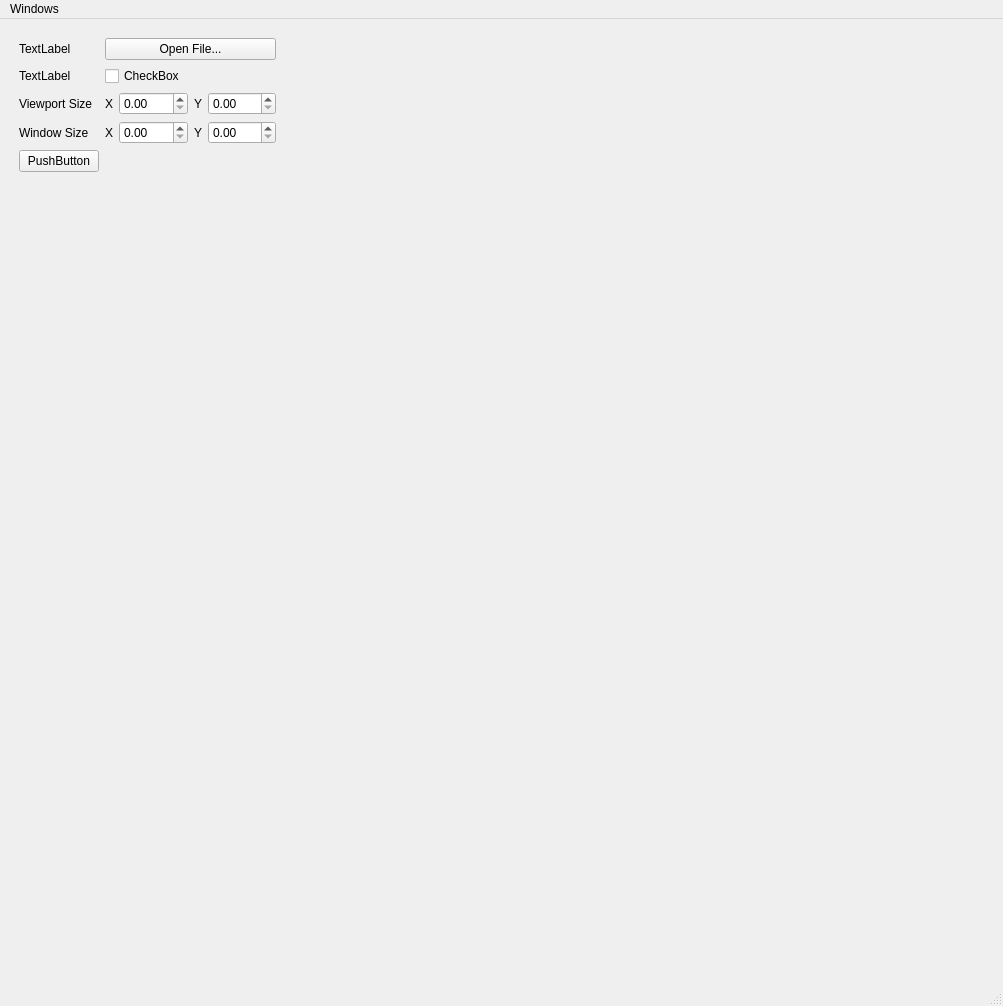
<?xml version="1.0" encoding="UTF-8"?>
<ui version="4.0">
 <class>MainWindow</class>
 <widget class="QMainWindow" name="MainWindow">
  <property name="geometry">
   <rect>
    <x>0</x>
    <y>0</y>
    <width>1003</width>
    <height>1006</height>
   </rect>
  </property>
  <property name="sizePolicy">
   <sizepolicy hsizetype="Preferred" vsizetype="Preferred">
    <horstretch>0</horstretch>
    <verstretch>0</verstretch>
   </sizepolicy>
  </property>
  <property name="windowTitle">
   <string>MainWindow</string>
  </property>
  <property name="documentMode">
   <bool>false</bool>
  </property>
  <property name="dockNestingEnabled">
   <bool>false</bool>
  </property>
  <property name="dockOptions">
   <set>QMainWindow::AllowTabbedDocks|QMainWindow::AnimatedDocks</set>
  </property>
  <property name="unifiedTitleAndToolBarOnMac">
   <bool>false</bool>
  </property>
  <widget class="QWidget" name="centralwidget">
   <property name="minimumSize">
    <size>
     <width>1003</width>
     <height>0</height>
    </size>
   </property>
   <widget class="QWidget" name="fieldsWidget" native="true">
    <property name="geometry">
     <rect>
      <x>19</x>
      <y>19</y>
      <width>257</width>
      <height>173</height>
     </rect>
    </property>
    <layout class="QHBoxLayout" name="horizontalLayout_3">
     <item>
      <layout class="QFormLayout" name="formLayout">
       <property name="sizeConstraint">
        <enum>QLayout::SetDefaultConstraint</enum>
       </property>
       <property name="fieldGrowthPolicy">
        <enum>QFormLayout::AllNonFixedFieldsGrow</enum>
       </property>
       <property name="rowWrapPolicy">
        <enum>QFormLayout::DontWrapRows</enum>
       </property>
       <property name="labelAlignment">
        <set>Qt::AlignLeading|Qt::AlignLeft|Qt::AlignTop</set>
       </property>
       <property name="formAlignment">
        <set>Qt::AlignLeading|Qt::AlignLeft|Qt::AlignTop</set>
       </property>
       <item row="0" column="0">
        <widget class="QLabel" name="fileLabel">
         <property name="text">
          <string>TextLabel</string>
         </property>
        </widget>
       </item>
       <item row="0" column="1">
        <widget class="QPushButton" name="openFileButton">
         <property name="text">
          <string>Open File...</string>
         </property>
        </widget>
       </item>
       <item row="1" column="0">
        <widget class="QLabel" name="label_2">
         <property name="text">
          <string>TextLabel</string>
         </property>
        </widget>
       </item>
       <item row="1" column="1">
        <widget class="QCheckBox" name="checkBox">
         <property name="text">
          <string>CheckBox</string>
         </property>
        </widget>
       </item>
       <item row="2" column="0">
        <widget class="QLabel" name="label_3">
         <property name="text">
          <string>Viewport Size</string>
         </property>
        </widget>
       </item>
       <item row="2" column="1">
        <layout class="QHBoxLayout" name="horizontalLayout">
         <property name="spacing">
          <number>6</number>
         </property>
         <property name="sizeConstraint">
          <enum>QLayout::SetDefaultConstraint</enum>
         </property>
         <item>
          <widget class="QLabel" name="label_5">
           <property name="sizePolicy">
            <sizepolicy hsizetype="Maximum" vsizetype="Preferred">
             <horstretch>0</horstretch>
             <verstretch>0</verstretch>
            </sizepolicy>
           </property>
           <property name="text">
            <string>X</string>
           </property>
          </widget>
         </item>
         <item>
          <widget class="QDoubleSpinBox" name="doubleSpinBox_2">
           <property name="sizePolicy">
            <sizepolicy hsizetype="Minimum" vsizetype="Fixed">
             <horstretch>0</horstretch>
             <verstretch>0</verstretch>
            </sizepolicy>
           </property>
          </widget>
         </item>
         <item>
          <widget class="QLabel" name="label_6">
           <property name="sizePolicy">
            <sizepolicy hsizetype="Maximum" vsizetype="Preferred">
             <horstretch>0</horstretch>
             <verstretch>0</verstretch>
            </sizepolicy>
           </property>
           <property name="text">
            <string>Y</string>
           </property>
          </widget>
         </item>
         <item>
          <widget class="QDoubleSpinBox" name="doubleSpinBox">
           <property name="sizePolicy">
            <sizepolicy hsizetype="Minimum" vsizetype="Fixed">
             <horstretch>0</horstretch>
             <verstretch>0</verstretch>
            </sizepolicy>
           </property>
           <property name="alignment">
            <set>Qt::AlignLeading|Qt::AlignLeft|Qt::AlignVCenter</set>
           </property>
          </widget>
         </item>
        </layout>
       </item>
       <item row="3" column="0">
        <widget class="QLabel" name="label_4">
         <property name="text">
          <string>Window Size</string>
         </property>
        </widget>
       </item>
       <item row="3" column="1">
        <layout class="QHBoxLayout" name="horizontalLayout_2">
         <property name="spacing">
          <number>6</number>
         </property>
         <property name="sizeConstraint">
          <enum>QLayout::SetDefaultConstraint</enum>
         </property>
         <item>
          <widget class="QLabel" name="label_7">
           <property name="sizePolicy">
            <sizepolicy hsizetype="Maximum" vsizetype="Preferred">
             <horstretch>0</horstretch>
             <verstretch>0</verstretch>
            </sizepolicy>
           </property>
           <property name="text">
            <string>X</string>
           </property>
          </widget>
         </item>
         <item>
          <widget class="QDoubleSpinBox" name="doubleSpinBox_3">
           <property name="sizePolicy">
            <sizepolicy hsizetype="Minimum" vsizetype="Fixed">
             <horstretch>0</horstretch>
             <verstretch>0</verstretch>
            </sizepolicy>
           </property>
          </widget>
         </item>
         <item>
          <widget class="QLabel" name="label_8">
           <property name="sizePolicy">
            <sizepolicy hsizetype="Maximum" vsizetype="Preferred">
             <horstretch>0</horstretch>
             <verstretch>0</verstretch>
            </sizepolicy>
           </property>
           <property name="text">
            <string>Y</string>
           </property>
          </widget>
         </item>
         <item>
          <widget class="QDoubleSpinBox" name="doubleSpinBox_4">
           <property name="sizePolicy">
            <sizepolicy hsizetype="Minimum" vsizetype="Fixed">
             <horstretch>0</horstretch>
             <verstretch>0</verstretch>
            </sizepolicy>
           </property>
           <property name="alignment">
            <set>Qt::AlignLeading|Qt::AlignLeft|Qt::AlignVCenter</set>
           </property>
          </widget>
         </item>
        </layout>
       </item>
       <item row="4" column="0">
        <widget class="QPushButton" name="pushButton">
         <property name="text">
          <string>PushButton</string>
         </property>
        </widget>
       </item>
      </layout>
     </item>
    </layout>
   </widget>
  </widget>
  <widget class="QMenuBar" name="menubar">
   <property name="geometry">
    <rect>
     <x>0</x>
     <y>0</y>
     <width>1003</width>
     <height>22</height>
    </rect>
   </property>
   <widget class="QMenu" name="windowsMenu">
    <property name="title">
     <string>Windows</string>
    </property>
   </widget>
   <addaction name="windowsMenu"/>
  </widget>
  <widget class="QStatusBar" name="statusbar"/>
 </widget>
 <resources/>
 <connections/>
 <slots>
  <slot>testHandle()</slot>
 </slots>
</ui>
